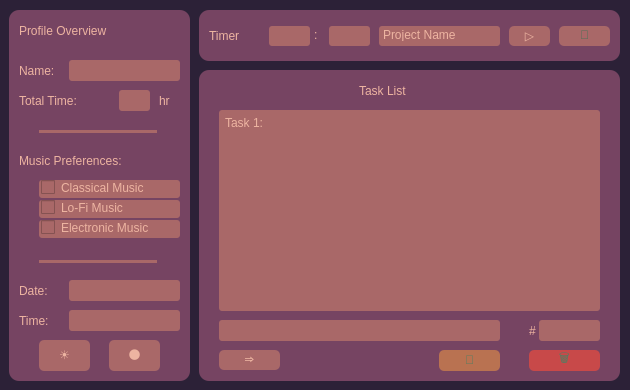
<?xml version="1.0" encoding="UTF-8"?>
<ui version="4.0">
 <class>MainWindow</class>
 <widget class="QMainWindow" name="MainWindow">
  <property name="geometry">
   <rect>
    <x>0</x>
    <y>0</y>
    <width>630</width>
    <height>390</height>
   </rect>
  </property>
  <property name="windowTitle">
   <string>MainWindow</string>
  </property>
  <widget class="QWidget" name="centralwidget">
   <widget class="QFrame" name="window">
    <property name="geometry">
     <rect>
      <x>-11</x>
      <y>-10</y>
      <width>671</width>
      <height>441</height>
     </rect>
    </property>
    <property name="styleSheet">
     <string notr="true">QFrame {
	background-color: #2c2137;
	border-radius: 10px;
}</string>
    </property>
    <property name="frameShape">
     <enum>QFrame::StyledPanel</enum>
    </property>
    <property name="frameShadow">
     <enum>QFrame::Raised</enum>
    </property>
    <widget class="QFrame" name="window_2">
     <property name="geometry">
      <rect>
       <x>20</x>
       <y>20</y>
       <width>181</width>
       <height>371</height>
      </rect>
     </property>
     <property name="styleSheet">
      <string notr="true">QFrame {
	background-color: #764462;
	border-radius: 10px;
}</string>
     </property>
     <property name="frameShape">
      <enum>QFrame::StyledPanel</enum>
     </property>
     <property name="frameShadow">
      <enum>QFrame::Raised</enum>
     </property>
     <widget class="QFrame" name="frame_grip_2">
      <property name="geometry">
       <rect>
        <x>490</x>
        <y>270</y>
        <width>19</width>
        <height>19</height>
       </rect>
      </property>
      <property name="styleSheet">
       <string notr="true">QFrame {
border-radius: 10px;
}</string>
      </property>
      <property name="frameShape">
       <enum>QFrame::StyledPanel</enum>
      </property>
      <property name="frameShadow">
       <enum>QFrame::Raised</enum>
      </property>
     </widget>
     <widget class="QLabel" name="DNALabel">
      <property name="geometry">
       <rect>
        <x>10</x>
        <y>-10</y>
        <width>161</width>
        <height>61</height>
       </rect>
      </property>
      <property name="styleSheet">
       <string notr="true">QLabel {
	border-radius: 3px;
	color: #edb4a1;
	font: 25 13pt &quot;Cascadia Code Light&quot;;
}</string>
      </property>
      <property name="text">
       <string>Profile Overview</string>
      </property>
     </widget>
     <widget class="QLabel" name="DNALabel_9">
      <property name="geometry">
       <rect>
        <x>10</x>
        <y>50</y>
        <width>51</width>
        <height>21</height>
       </rect>
      </property>
      <property name="styleSheet">
       <string notr="true">QLabel {
	border-radius: 3px;
	color: #edb4a1;
	font: 25 11pt &quot;Cascadia Code Light&quot;;
}</string>
      </property>
      <property name="text">
       <string>Name:</string>
      </property>
     </widget>
     <widget class="QLineEdit" name="name">
      <property name="geometry">
       <rect>
        <x>60</x>
        <y>50</y>
        <width>111</width>
        <height>21</height>
       </rect>
      </property>
      <property name="styleSheet">
       <string notr="true">QLineEdit {
	border-radius: 3px;
	background-color: #a96868;
	color: #edb4a1;
	padding: 2px;
	padding-bottom: 5px;	
	
	font: 63 8pt &quot;Cascadia Code SemiBold&quot;;
}</string>
      </property>
      <property name="text">
       <string/>
      </property>
     </widget>
     <widget class="QLabel" name="DNALabel_10">
      <property name="geometry">
       <rect>
        <x>10</x>
        <y>80</y>
        <width>101</width>
        <height>21</height>
       </rect>
      </property>
      <property name="styleSheet">
       <string notr="true">QLabel {
	border-radius: 3px;
	color: #edb4a1;
	font: 25 11pt &quot;Cascadia Code Light&quot;;
}</string>
      </property>
      <property name="text">
       <string>Total Time:</string>
      </property>
     </widget>
     <widget class="QLineEdit" name="total_time">
      <property name="geometry">
       <rect>
        <x>110</x>
        <y>80</y>
        <width>31</width>
        <height>21</height>
       </rect>
      </property>
      <property name="styleSheet">
       <string notr="true">QLineEdit {
	border-radius: 3px;
	background-color: #a96868;
	color: #edb4a1;
	padding: 2px;
	padding-bottom: 5px;	
	font: 63 8pt &quot;Cascadia Code SemiBold&quot;;
}</string>
      </property>
      <property name="text">
       <string/>
      </property>
      <property name="readOnly">
       <bool>true</bool>
      </property>
     </widget>
     <widget class="QLabel" name="DNALabel_11">
      <property name="geometry">
       <rect>
        <x>150</x>
        <y>80</y>
        <width>21</width>
        <height>21</height>
       </rect>
      </property>
      <property name="styleSheet">
       <string notr="true">QLabel {
	border-radius: 3px;
	color: #edb4a1;
	font: 25 11pt &quot;Cascadia Code Light&quot;;
}</string>
      </property>
      <property name="text">
       <string>hr</string>
      </property>
     </widget>
     <widget class="Line" name="line">
      <property name="geometry">
       <rect>
        <x>30</x>
        <y>120</y>
        <width>118</width>
        <height>3</height>
       </rect>
      </property>
      <property name="styleSheet">
       <string notr="true">background-color: #a96868;
border-radius: 8px;</string>
      </property>
      <property name="orientation">
       <enum>Qt::Horizontal</enum>
      </property>
     </widget>
     <widget class="QLabel" name="DNALabel_13">
      <property name="geometry">
       <rect>
        <x>10</x>
        <y>140</y>
        <width>171</width>
        <height>21</height>
       </rect>
      </property>
      <property name="styleSheet">
       <string notr="true">QLabel {
	border-radius: 3px;
	color: #edb4a1;
	font: 25 11pt &quot;Cascadia Code Light&quot;;
}</string>
      </property>
      <property name="text">
       <string>Music Preferences:</string>
      </property>
     </widget>
     <widget class="QCheckBox" name="classic">
      <property name="geometry">
       <rect>
        <x>30</x>
        <y>170</y>
        <width>141</width>
        <height>18</height>
       </rect>
      </property>
      <property name="styleSheet">
       <string notr="true">border-radius: 3px;
	background-color: #a96868;
	color: #edb4a1;
	padding: 2px;
	padding-bottom: 5px;	
	font: 63 8pt &quot;Cascadia Code SemiBold&quot;;</string>
      </property>
      <property name="text">
       <string>Classical Music</string>
      </property>
      <property name="tristate">
       <bool>false</bool>
      </property>
     </widget>
     <widget class="QCheckBox" name="electronic">
      <property name="geometry">
       <rect>
        <x>30</x>
        <y>210</y>
        <width>141</width>
        <height>18</height>
       </rect>
      </property>
      <property name="styleSheet">
       <string notr="true">border-radius: 3px;
	background-color: #a96868;
	color: #edb4a1;
	padding: 2px;
	padding-bottom: 5px;	
	font: 63 8pt &quot;Cascadia Code SemiBold&quot;;</string>
      </property>
      <property name="text">
       <string>Electronic Music</string>
      </property>
     </widget>
     <widget class="QCheckBox" name="lofi">
      <property name="geometry">
       <rect>
        <x>30</x>
        <y>190</y>
        <width>141</width>
        <height>18</height>
       </rect>
      </property>
      <property name="styleSheet">
       <string notr="true">border-radius: 3px;
	background-color: #a96868;
	color: #edb4a1;
	padding: 2px;
	padding-bottom: 5px;	
	font: 63 8pt &quot;Cascadia Code SemiBold&quot;;</string>
      </property>
      <property name="text">
       <string>Lo-Fi Music</string>
      </property>
     </widget>
     <widget class="Line" name="line_2">
      <property name="geometry">
       <rect>
        <x>30</x>
        <y>250</y>
        <width>118</width>
        <height>3</height>
       </rect>
      </property>
      <property name="styleSheet">
       <string notr="true">background-color: #a96868;
border-radius: 8px;</string>
      </property>
      <property name="orientation">
       <enum>Qt::Horizontal</enum>
      </property>
     </widget>
     <widget class="QLabel" name="DNALabel_14">
      <property name="geometry">
       <rect>
        <x>10</x>
        <y>270</y>
        <width>161</width>
        <height>21</height>
       </rect>
      </property>
      <property name="styleSheet">
       <string notr="true">QLabel {
	border-radius: 3px;
	color: #edb4a1;
	font: 25 11pt &quot;Cascadia Code Light&quot;;
}</string>
      </property>
      <property name="text">
       <string>Date:</string>
      </property>
     </widget>
     <widget class="QLabel" name="DNALabel_15">
      <property name="geometry">
       <rect>
        <x>10</x>
        <y>300</y>
        <width>161</width>
        <height>21</height>
       </rect>
      </property>
      <property name="styleSheet">
       <string notr="true">QLabel {
	border-radius: 3px;
	color: #edb4a1;
	font: 25 11pt &quot;Cascadia Code Light&quot;;
}</string>
      </property>
      <property name="text">
       <string>Time:</string>
      </property>
     </widget>
     <widget class="QPushButton" name="am_bt">
      <property name="geometry">
       <rect>
        <x>30</x>
        <y>330</y>
        <width>51</width>
        <height>31</height>
       </rect>
      </property>
      <property name="styleSheet">
       <string notr="true">QPushButton {
	border-radius: 5px;
	color: #edb4a1;
	background-color: #a96868;
	font: 11pt &quot;Cascadia Code&quot;;
	padding-bottom: 2px;
}
QPushButton::hover {
	color: rgb(203, 154, 138);
	background-color:  rgb(149, 92, 92);
}
QPushButton::disabled {
	color: rgb(108, 108, 108);
	background-color: rgb(163, 163, 163);
}</string>
      </property>
      <property name="text">
       <string>☀️</string>
      </property>
     </widget>
     <widget class="QPushButton" name="pm_bt">
      <property name="geometry">
       <rect>
        <x>100</x>
        <y>330</y>
        <width>51</width>
        <height>31</height>
       </rect>
      </property>
      <property name="styleSheet">
       <string notr="true">QPushButton {
	border-radius: 5px;
	color: #edb4a1;
	background-color: #a96868;
	font: 11pt &quot;Cascadia Code&quot;;
	padding-bottom: 2px;
}
QPushButton::hover {
	color: rgb(203, 154, 138);
	background-color:  rgb(149, 92, 92);
}
QPushButton::disabled {
	color: rgb(108, 108, 108);
	background-color: rgb(163, 163, 163);
}</string>
      </property>
      <property name="text">
       <string>🌑</string>
      </property>
     </widget>
     <widget class="QLineEdit" name="date">
      <property name="geometry">
       <rect>
        <x>60</x>
        <y>270</y>
        <width>111</width>
        <height>21</height>
       </rect>
      </property>
      <property name="styleSheet">
       <string notr="true">QLineEdit {
	border-radius: 3px;
	background-color: #a96868;
	color: #edb4a1;
	padding: 2px;
	padding-bottom: 5px;	
	
	font: 63 8pt &quot;Cascadia Code SemiBold&quot;;
}</string>
      </property>
      <property name="text">
       <string/>
      </property>
      <property name="readOnly">
       <bool>true</bool>
      </property>
     </widget>
     <widget class="QLineEdit" name="time">
      <property name="geometry">
       <rect>
        <x>60</x>
        <y>300</y>
        <width>111</width>
        <height>21</height>
       </rect>
      </property>
      <property name="styleSheet">
       <string notr="true">QLineEdit {
	border-radius: 3px;
	background-color: #a96868;
	color: #edb4a1;
	padding: 2px;
	padding-bottom: 5px;	
	
	font: 63 8pt &quot;Cascadia Code SemiBold&quot;;
}</string>
      </property>
      <property name="text">
       <string/>
      </property>
      <property name="readOnly">
       <bool>true</bool>
      </property>
     </widget>
    </widget>
    <widget class="QFrame" name="window_3">
     <property name="geometry">
      <rect>
       <x>210</x>
       <y>20</y>
       <width>421</width>
       <height>51</height>
      </rect>
     </property>
     <property name="styleSheet">
      <string notr="true">QFrame {
	background-color: #764462;
	border-radius: 10px;
}</string>
     </property>
     <property name="frameShape">
      <enum>QFrame::StyledPanel</enum>
     </property>
     <property name="frameShadow">
      <enum>QFrame::Raised</enum>
     </property>
     <widget class="QFrame" name="frame_grip_3">
      <property name="geometry">
       <rect>
        <x>490</x>
        <y>270</y>
        <width>19</width>
        <height>19</height>
       </rect>
      </property>
      <property name="styleSheet">
       <string notr="true">QFrame {
border-radius: 10px;
}</string>
      </property>
      <property name="frameShape">
       <enum>QFrame::StyledPanel</enum>
      </property>
      <property name="frameShadow">
       <enum>QFrame::Raised</enum>
      </property>
     </widget>
     <widget class="QLineEdit" name="min">
      <property name="geometry">
       <rect>
        <x>70</x>
        <y>16</y>
        <width>41</width>
        <height>20</height>
       </rect>
      </property>
      <property name="styleSheet">
       <string notr="true">QLineEdit {
	border-radius: 3px;
	background-color: #a96868;
	color: #edb4a1;
	padding: 2px;
	padding-bottom: 5px;	
	font: 63 8pt &quot;Cascadia Code SemiBold&quot;;
}</string>
      </property>
      <property name="text">
       <string/>
      </property>
     </widget>
     <widget class="QLabel" name="DNALabel_8">
      <property name="geometry">
       <rect>
        <x>10</x>
        <y>0</y>
        <width>51</width>
        <height>51</height>
       </rect>
      </property>
      <property name="styleSheet">
       <string notr="true">QLabel {
	border-radius: 3px;
	color: #edb4a1;
	font: 25 13pt &quot;Cascadia Code Light&quot;;
}</string>
      </property>
      <property name="text">
       <string>Timer</string>
      </property>
     </widget>
     <widget class="QPushButton" name="start_bt">
      <property name="geometry">
       <rect>
        <x>310</x>
        <y>16</y>
        <width>41</width>
        <height>20</height>
       </rect>
      </property>
      <property name="styleSheet">
       <string notr="true">QPushButton {
	border-radius: 5px;
	color: #edb4a1;
	background-color: #a96868;
	font: 11pt &quot;Cascadia Code&quot;;
	padding-bottom: 2px;
}
QPushButton::hover {
	color: rgb(203, 154, 138);
	background-color:  rgb(149, 92, 92);
}
QPushButton::disabled {
	color: rgb(108, 108, 108);
	background-color: rgb(163, 163, 163);
}</string>
      </property>
      <property name="text">
       <string>▷</string>
      </property>
     </widget>
     <widget class="QPushButton" name="music_bt">
      <property name="geometry">
       <rect>
        <x>360</x>
        <y>16</y>
        <width>51</width>
        <height>20</height>
       </rect>
      </property>
      <property name="styleSheet">
       <string notr="true">QPushButton {
	border-radius: 5px;
	color: rgb(72, 112, 86);
	background-color: #a96868;
	font: 11pt &quot;Cascadia Code&quot;;
	padding-bottom: 2px;
}
QPushButton::hover {
	color: rgb(203, 154, 138);
	background-color: rgb(149, 92, 92);
}
QPushButton::disabled {
	color: rgb(108, 108, 108);
	background-color: rgb(163, 163, 163);
}</string>
      </property>
      <property name="text">
       <string>🎼</string>
      </property>
     </widget>
     <widget class="QLineEdit" name="project_name">
      <property name="geometry">
       <rect>
        <x>180</x>
        <y>16</y>
        <width>121</width>
        <height>20</height>
       </rect>
      </property>
      <property name="styleSheet">
       <string notr="true">QLineEdit {
	border-radius: 3px;
	background-color: #a96868;
	color: #edb4a1;
	padding: 2px;
	padding-bottom: 5px;	
	font: 63 8pt &quot;Cascadia Code SemiBold&quot;;
}</string>
      </property>
      <property name="inputMask">
       <string/>
      </property>
      <property name="text">
       <string>Project Name</string>
      </property>
     </widget>
     <widget class="QLabel" name="DNALabel_12">
      <property name="geometry">
       <rect>
        <x>115</x>
        <y>9</y>
        <width>16</width>
        <height>31</height>
       </rect>
      </property>
      <property name="styleSheet">
       <string notr="true">QLabel {
	border-radius: 3px;
	color: #edb4a1;
	font: 25 11pt &quot;Cascadia Code Light&quot;;
}</string>
      </property>
      <property name="text">
       <string>:</string>
      </property>
     </widget>
     <widget class="QLineEdit" name="sec">
      <property name="geometry">
       <rect>
        <x>130</x>
        <y>16</y>
        <width>41</width>
        <height>20</height>
       </rect>
      </property>
      <property name="styleSheet">
       <string notr="true">QLineEdit {
	border-radius: 3px;
	background-color: #a96868;
	color: #edb4a1;
	padding: 2px;
	padding-bottom: 5px;	
	font: 63 8pt &quot;Cascadia Code SemiBold&quot;;
}</string>
      </property>
      <property name="text">
       <string/>
      </property>
     </widget>
    </widget>
    <widget class="QFrame" name="window_4">
     <property name="geometry">
      <rect>
       <x>210</x>
       <y>80</y>
       <width>421</width>
       <height>311</height>
      </rect>
     </property>
     <property name="styleSheet">
      <string notr="true">QFrame {
	background-color: #764462;
	border-radius: 10px;
}</string>
     </property>
     <property name="frameShape">
      <enum>QFrame::StyledPanel</enum>
     </property>
     <property name="frameShadow">
      <enum>QFrame::Raised</enum>
     </property>
     <widget class="QFrame" name="frame_grip_5">
      <property name="geometry">
       <rect>
        <x>490</x>
        <y>270</y>
        <width>19</width>
        <height>19</height>
       </rect>
      </property>
      <property name="styleSheet">
       <string notr="true">QFrame {
border-radius: 10px;
}</string>
      </property>
      <property name="frameShape">
       <enum>QFrame::StyledPanel</enum>
      </property>
      <property name="frameShadow">
       <enum>QFrame::Raised</enum>
      </property>
     </widget>
     <widget class="QPushButton" name="enter">
      <property name="geometry">
       <rect>
        <x>20</x>
        <y>280</y>
        <width>61</width>
        <height>20</height>
       </rect>
      </property>
      <property name="styleSheet">
       <string notr="true">QPushButton {
	border-radius: 5px;
	color: #edb4a1;
	background-color: #a96868;
	font: 11pt &quot;Cascadia Code&quot;;
	padding-bottom: 2px;
}
QPushButton::hover {
	color: rgb(203, 154, 138);
	background-color:  rgb(149, 92, 92);
}
QPushButton::disabled {
	color: rgb(108, 108, 108);
	background-color: rgb(163, 163, 163);
}</string>
      </property>
      <property name="text">
       <string>⇒</string>
      </property>
     </widget>
     <widget class="QPushButton" name="clear">
      <property name="geometry">
       <rect>
        <x>240</x>
        <y>280</y>
        <width>61</width>
        <height>21</height>
       </rect>
      </property>
      <property name="styleSheet">
       <string notr="true">QPushButton {
	border-radius: 5px;
	color: rgb(80, 125, 97);
	background-color: rgb(185, 114, 81);
	font: 11pt &quot;Cascadia Code&quot;;
	padding-bottom: 2px;
}
QPushButton::hover {
	background-color: rgb(166, 102, 73);
}</string>
      </property>
      <property name="text">
       <string>🧹</string>
      </property>
     </widget>
     <widget class="QLineEdit" name="task_name">
      <property name="geometry">
       <rect>
        <x>20</x>
        <y>250</y>
        <width>281</width>
        <height>21</height>
       </rect>
      </property>
      <property name="styleSheet">
       <string notr="true">QLineEdit {
	border-radius: 3px;
	background-color: #a96868;
	color: #edb4a1;
	padding: 2px;
	padding-bottom: 5px;	
	font: 63 8pt &quot;Cascadia Code SemiBold&quot;;
}</string>
      </property>
      <property name="text">
       <string/>
      </property>
     </widget>
     <widget class="QLabel" name="DNALabel_6">
      <property name="geometry">
       <rect>
        <x>160</x>
        <y>-10</y>
        <width>101</width>
        <height>61</height>
       </rect>
      </property>
      <property name="styleSheet">
       <string notr="true">QLabel {
	border-radius: 3px;
	color: #edb4a1;
	font: 25 13pt &quot;Cascadia Code Light&quot;;
}</string>
      </property>
      <property name="text">
       <string>Task List</string>
      </property>
     </widget>
     <widget class="QLineEdit" name="task_num">
      <property name="geometry">
       <rect>
        <x>340</x>
        <y>250</y>
        <width>61</width>
        <height>21</height>
       </rect>
      </property>
      <property name="styleSheet">
       <string notr="true">QLineEdit {
	border-radius: 3px;
	background-color: #a96868;
	color: #edb4a1;
	padding: 2px;
	padding-bottom: 5px;	
	font: 63 8pt &quot;Cascadia Code SemiBold&quot;;
}</string>
      </property>
      <property name="text">
       <string/>
      </property>
     </widget>
     <widget class="QLabel" name="DNALabel_7">
      <property name="geometry">
       <rect>
        <x>330</x>
        <y>250</y>
        <width>20</width>
        <height>21</height>
       </rect>
      </property>
      <property name="styleSheet">
       <string notr="true">QLabel {
	border-radius: 3px;
	color: #edb4a1;
	font: 25 11pt &quot;Cascadia Code Light&quot;;
}</string>
      </property>
      <property name="text">
       <string>#</string>
      </property>
     </widget>
     <widget class="QPushButton" name="delete_bt">
      <property name="geometry">
       <rect>
        <x>330</x>
        <y>280</y>
        <width>71</width>
        <height>21</height>
       </rect>
      </property>
      <property name="styleSheet">
       <string notr="true">QPushButton {
	border-radius: 5px;
	color: rgb(80, 125, 97);
	background-color: rgb(200, 73, 73);
	font: 11pt &quot;Cascadia Code&quot;;
	padding-bottom: 2px;
}

QPushButton:hover{
	background-color: rgb(182, 66, 66);
}</string>
      </property>
      <property name="text">
       <string>🗑️</string>
      </property>
     </widget>
     <widget class="QPlainTextEdit" name="all_tasks">
      <property name="geometry">
       <rect>
        <x>20</x>
        <y>40</y>
        <width>381</width>
        <height>201</height>
       </rect>
      </property>
      <property name="styleSheet">
       <string notr="true">
	border-radius: 3px;
	background-color: #a96868;
	color: #edb4a1;
	padding: 2px;
	padding-bottom: 5px;	
	font: 63 8pt &quot;Cascadia Code SemiBold&quot;;</string>
      </property>
      <property name="readOnly">
       <bool>true</bool>
      </property>
      <property name="plainText">
       <string>Task 1:</string>
      </property>
     </widget>
     <zorder>frame_grip_5</zorder>
     <zorder>enter</zorder>
     <zorder>clear</zorder>
     <zorder>task_name</zorder>
     <zorder>DNALabel_6</zorder>
     <zorder>DNALabel_7</zorder>
     <zorder>task_num</zorder>
     <zorder>delete_bt</zorder>
     <zorder>all_tasks</zorder>
    </widget>
   </widget>
  </widget>
 </widget>
 <resources/>
 <connections/>
</ui>
